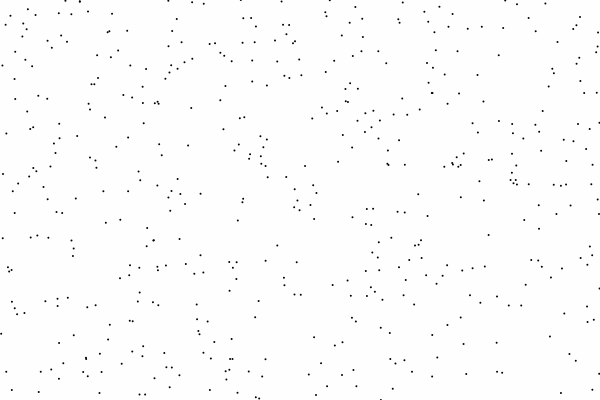
Frame 1 (no input)
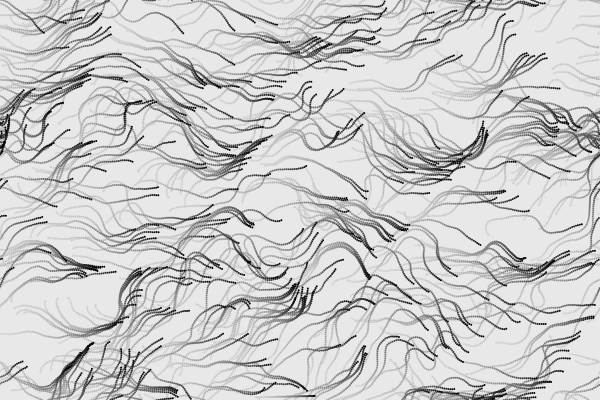
Frame 60 (no input)
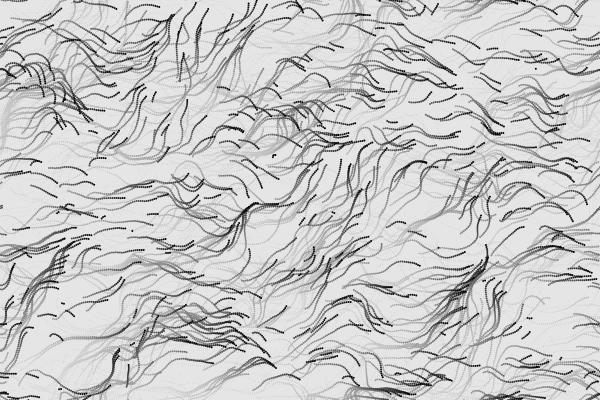
Frame 120 (the mouse pressed at the canvas centre since frame 60)

The p5.js sketch that drew these frames (run headless with seeded random() and noise() and a simulated clock; from frame 60 on, the mouse is pressed at the canvas centre):

// p5.js sketch
// ── sketch.js
var grid;
var resolution = 12;
var cols, rows;
var zoff = 0;
var particles = [];


function setup() {
    createCanvas(600, 400);
    cols = floor(width / resolution);
    rows = floor(height / resolution);
    grid = new Array(cols * rows);
    for (var i = 0; i < 500; i++) {
        particles.push(new Particle(random(width), random(height)));
    }

}

function draw() {
    background(230, 10);
    var xoff = 0;
    for (var i = 0; i < cols; i++) {
        var yoff = 0;
        for (var j = 0; j < rows; j++) {
            var index = i + j * cols;
            var angle = map(noise(xoff, yoff, zoff), 0, 1, 0, TWO_PI);
            var vector = p5.Vector.fromAngle(angle + PI);
            grid[index] = vector;
            push();
            translate(i * resolution, j * resolution);
            rotate(vector.heading());
            // strokeWeight(1);
            // stroke(10);
            // line(0, 0, resolution, 0);
            pop();
            yoff += 0.2;
        }
        xoff += 0.2;
    }
    zoff +=0.06;


    for (var i = 0; i < particles.length; i++) {
        particles[i].follow(grid);
        particles[i].display();
        particles[i].update();
        particles[i].wrap();
        particles[i].dead();
    }

    // console.log(particles.length);
}


function Particle(x_, y_) {
    this.loc = createVector(x_, y_);
    this.vel = p5.Vector.random2D();
    this.acc = createVector(0, 0);
    this.life = random(75, 125);
    // this.life = 125;

    this.update = function() {
        this.vel.add(this.acc);
        this.vel.limit(2);
        this.loc.add(this.vel);
        this.acc.mult(0);
    }

    this.applyForce = function(force) {
        this.acc.add(force);
    }

    this.follow = function(grid) {
        var x = floor(this.loc.x / resolution);
        var y = floor(this.loc.y / resolution);
        var index = x + y * cols;
        this.applyForce(grid[index]);
    }

    this.display = function() {
        strokeWeight(2);
        stroke(0);
        point(this.loc.x, this.loc.y);
    }

    this.dead = function() {
        if(floor(frameCount%this.life) == 0) {
            this.loc.x = random(width);
            this.loc.y = random(height);
            // console.log(1);
        }
        // console.log(frameCount%this.life);
        // console.log(floor(frameCount%this.life));
    }

    this.wrap = function() {
        if (this.loc.x > width) this.loc.x = 0;
        else if(this.loc.x < 0) this.loc.x = width;
        else if (this.loc.y > height) this.loc.y = 0;
        else if(this.loc.y < 0) this.loc.y = height;

        // if (this.loc.x > width) this.loc.x = random(width);
        // else if(this.loc.x < 0) this.loc.x = random(width);
        // else if (this.loc.y > height) this.loc.y = random(height);
        // else if(this.loc.y < 0) this.loc.y = random(height);
    }


}
